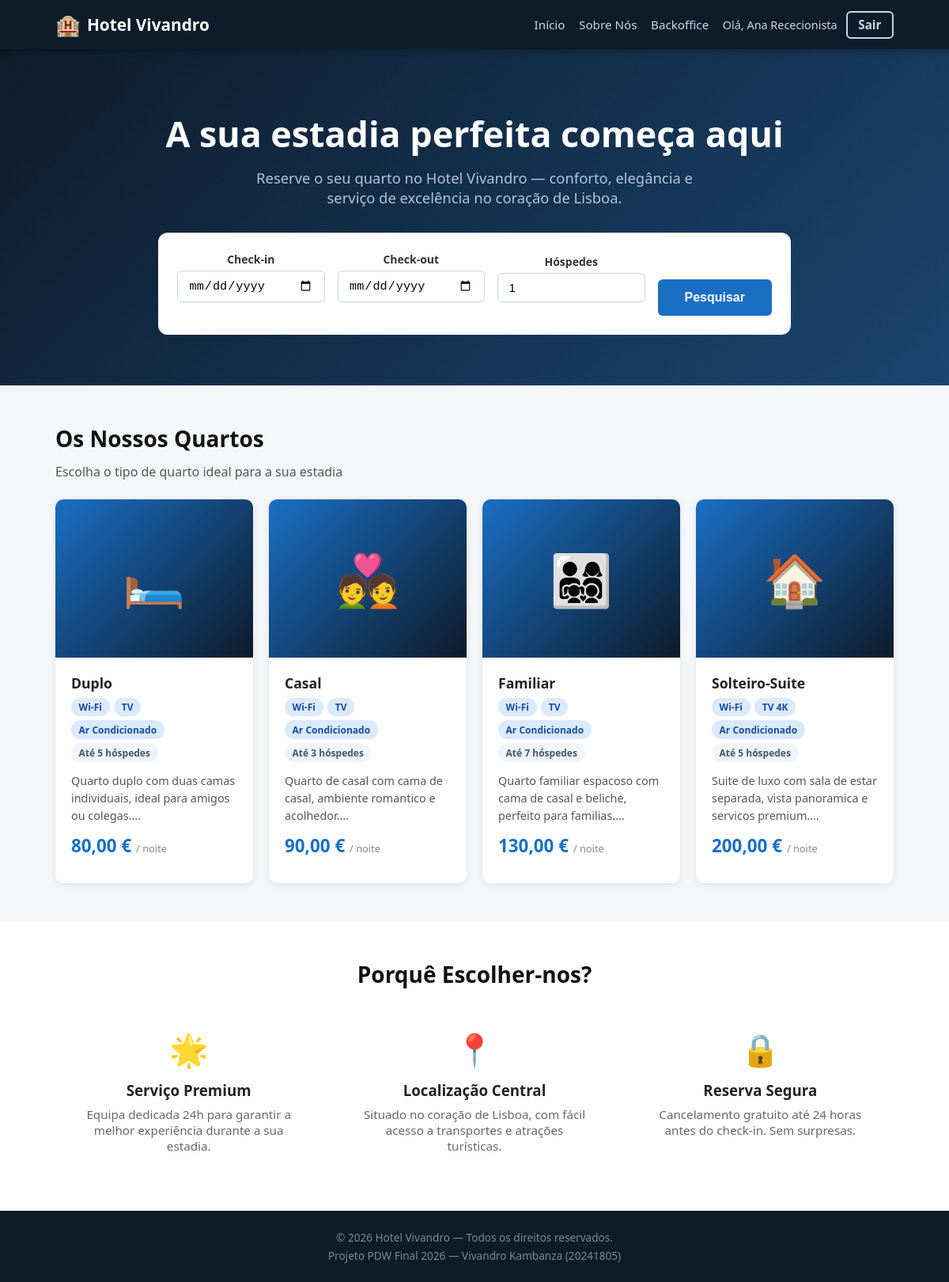
The app's page /backend/index.php (signed in) with its own data.
### tables this page shows
CREATE TABLE users (
    id          INT AUTO_INCREMENT PRIMARY KEY,
    name        VARCHAR(100)  NOT NULL,
    email       VARCHAR(150)  NOT NULL UNIQUE,
    password_hash VARCHAR(255) NOT NULL,
    role        ENUM('client','receptionist','manager') NOT NULL DEFAULT 'client',
    document_type ENUM('cc','passport','other') DEFAULT NULL,
    document_number VARCHAR(50) DEFAULT NULL,
    nif         VARCHAR(9)    DEFAULT NULL,
    phone       VARCHAR(20)   DEFAULT NULL,
    status      ENUM('active','inactive') NOT NULL DEFAULT 'active',
    created_at  DATETIME      NOT NULL DEFAULT CURRENT_TIMESTAMP
);

CREATE TABLE room_types (
    id                      INT AUTO_INCREMENT PRIMARY KEY,
    name                    VARCHAR(50)     NOT NULL,
    base_capacity           INT             NOT NULL,
    max_capacity            INT             NOT NULL,
    base_daily_rate         DECIMAL(10,2)   NOT NULL,
    breakfast_cost_per_guest DECIMAL(10,2)  NOT NULL DEFAULT 10.00,
    extra_guest_surcharge   DECIMAL(10,2)   NOT NULL DEFAULT 20.00,
    description             TEXT,
    amenities               VARCHAR(255)    DEFAULT NULL,
    status                  ENUM('active','inactive') NOT NULL DEFAULT 'active'
);

### backend/includes/auth.php (called while the page is built, shortened)
<?php
require_once __DIR__ . '/functions.php';
function isLoggedIn(): bool {
    return isset($_SESSION['user_id']);
}
function currentUser(): ?array {
    static $user = null;
    if ($user === null) {
        $pdo = getDB();
        $stmt = $pdo->prepare('SELECT * FROM users WHERE id = ? AND status = "active"');
        $stmt->execute([$_SESSION['user_id']]);
        $user = $stmt->fetch() ?: null;
    }
    return $user;
}

### backend/includes/functions.php (called while the page is built, shortened)
<?php
function e(mixed $val): string {
    return htmlspecialchars((string)$val, ENT_QUOTES, 'UTF-8');
}
function formatMoney(float $amount): string {
    return number_format($amount, 2, ',', '.') . ' €';
}
function get(string $key, mixed $default = ''): mixed {
    return $_GET[$key] ?? $default;
}

### backend/index.php (the view, shortened to what this page needs)
<?php
require_once __DIR__ . '/includes/functions.php';
require_once __DIR__ . '/includes/auth.php';
$pdo = getDB();
$checkIn  = get('check_in');
$checkOut = get('check_out');
$guests   = max(1, (int)get('guests', 1));
$sql = 'SELECT * FROM room_types WHERE status = "active" ORDER BY base_daily_rate ASC';
$roomTypes = $pdo->query($sql)->fetchAll();
$rtIcons = ['Duplo' => '🛏️', 'Casal' => '💑', 'Familiar' => '👨‍👩‍👧‍👦', 'Suite' => '👑'];
include __DIR__ . '/includes/header.php';
?>
<section class="hero">
    <div class="container">
        <h1>A sua estadia perfeita começa aqui</h1>
        <p>Reserve o seu quarto no Hotel Vivandro — conforto, elegância e serviço de excelência no coração de Lisboa.</p>
        <form method="get" action="index.php" class="hero-search">
            <div class="form-group">
                <label class="form-label">Check-in</label>
                <input type="date" name="check_in" class="form-control"
                    value="<?= e($checkIn) ?>"
                    min="<?= date('Y-m-d') ?>">
            </div>
            <div class="form-group">
                <label class="form-label">Check-out</label>
                <input type="date" name="check_out" class="form-control"
                    value="<?= e($checkOut) ?>"
                    min="<?= date('Y-m-d', strtotime('+1 day')) ?>">
            </div>
            <div class="form-group">
                <label class="form-label">Hóspedes</label>
                <input type="number" name="guests" class="form-control" value="<?= e($guests) ?>" min="1" max="7">
            </div>
            <div>
                <button type="submit" class="btn btn-primary btn-lg">Pesquisar</button>
            </div>
        </form>
    </div>
</section>
<section class="section">
    <div class="container">
        <?php if ($checkIn && $checkOut): ?>
            <h2 class="section-title">
                Resultados para <?= e(formatDate($checkIn)) ?> → <?= e(formatDate($checkOut)) ?> (<?= e($guests) ?> hóspede<?= $guests > 1 ? 's' : '' ?>)
            </h2>
            <?php if (empty($roomTypes)): ?>
                <div class="alert alert-warning">Não existem quartos disponíveis para os critérios escolhidos. Tente outras datas ou menos hóspedes.</div>
            <?php endif; ?>
        <?php else: ?>
            <h2 class="section-title">Os Nossos Quartos</h2>
            <p class="section-subtitle">Escolha o tipo de quarto ideal para a sua estadia</p>
        <?php endif; ?>
        <div class="grid-4">
        <?php foreach ($roomTypes as $rt): ?>
            <?php
            $icon   = $rtIcons[$rt['name']] ?? '🏠';
            $amenitiesList = explode(',', $rt['amenities'] ?? '');
            ?>
            <div class="card">
                <div class="card-img"><?= $icon ?></div>
                <div class="card-body">
                    <div class="card-title"><?= e($rt['name']) ?></div>
                    <div class="card-badges">
                        <?php foreach (array_slice($amenitiesList, 0, 3) as $am): ?>
                            <span class="badge badge-blue"><?= e(trim($am)) ?></span>
                        <?php endforeach; ?>
                        <span class="badge badge-gray">Até <?= e($rt['max_capacity']) ?> hóspedes</span>
                    </div>
                    <p class="card-text"><?= e(mb_substr($rt['description'], 0, 90)) ?>…</p>
                    <div class="card-price">
                        <?= formatMoney($rt['base_daily_rate']) ?> <small>/ noite</small>
                    </div>
                </div>
            </div>
        <?php endforeach; ?>
        </div>
    </div>
</section>
<section class="section" style="background:#fff; padding: 3rem 0;">
    <div class="container">
        <h2 class="section-title text-center">Porquê Escolher-nos?</h2>
        <div class="grid-3" style="margin-top:1.5rem">
            <div class="text-center" style="padding:1.5rem">
                <div style="font-size:2.5rem;margin-bottom:.75rem">🌟</div>
                <h3 style="margin-bottom:.5rem">Serviço Premium</h3>
                <p style="color:#666;font-size:.95rem">Equipa dedicada 24h para garantir a melhor experiência durante a sua estadia.</p>
            </div>
            <div class="text-center" style="padding:1.5rem">
                <div style="font-size:2.5rem;margin-bottom:.75rem">📍</div>
                <h3 style="margin-bottom:.5rem">Localização Central</h3>
                <p style="color:#666;font-size:.95rem">Situado no coração de Lisboa, com fácil acesso a transportes e atrações turísticas.</p>
            </div>
            <div class="text-center" style="padding:1.5rem">
                <div style="font-size:2.5rem;margin-bottom:.75rem">🔒</div>
                <h3 style="margin-bottom:.5rem">Reserva Segura</h3>
                <p style="color:#666;font-size:.95rem">Cancelamento gratuito até 24 horas antes do check-in. Sem surpresas.</p>
            </div>
        </div>
    </div>
</section>
<?php include __DIR__ . '/includes/footer.php'; ?>

### backend/includes/header.php (shortened to what this page needs)
<?php
require_once __DIR__ . '/functions.php';
require_once __DIR__ . '/auth.php';
$_currentUser = currentUser();
$_role = $_currentUser['role'] ?? null;
$_isAdmin = in_array($_role, ['manager', 'receptionist']);
?>
<!DOCTYPE html>
<html lang="pt">
<head>
    <link rel="stylesheet" href="<?= BASE_URL ?>/assets/css/style.css">
</head>
<body>
<header class="site-header">
    <div class="container header-inner">
        <a href="<?= BASE_URL ?>/index.php" class="logo">
            <span class="logo-icon">🏨</span>
            <span>Hotel Vivandro</span>
        </a>
        <nav class="main-nav">
            <a href="<?= BASE_URL ?>/index.php">Início</a>
            <a href="<?= BASE_URL ?>/about.php">Sobre Nós</a>
            <?php if ($_isAdmin): ?>
                <a href="<?= BASE_URL ?>/admin/index.php">Backoffice</a>
            <?php endif; ?>
            <?php if (isLoggedIn()): ?>
                <div class="nav-user">
                    <span>Olá, <?= e($_currentUser['name']) ?></span>
                    <a href="<?= BASE_URL ?>/logout.php" class="btn btn-sm btn-outline">Sair</a>
                </div>
            <?php else: ?>
                <a href="<?= BASE_URL ?>/login.php" class="btn btn-sm">Entrar</a>
                <a href="<?= BASE_URL ?>/register.php" class="btn btn-sm btn-outline">Registar</a>
            <?php endif; ?>
        </nav>
    </div>
</header>
<main>

### backend/assets/css/style.css (style rules this page uses)
*, *::before, *::after { box-sizing: border-box; margin: 0; padding: 0; }
html { font-size: 16px; scroll-behavior: smooth; }
body { font-family: 'Segoe UI', system-ui, sans-serif; background: #f4f6f9; color: #222; min-height: 100vh; display: flex; flex-direction: column; }
main { flex: 1; }
a { color: #1a6fc4; text-decoration: none; }
.container { max-width: 1100px; margin: 0 auto; padding: 0 1.25rem; }
.section { padding: 3rem 0; }
.section-title { font-size: 1.75rem; font-weight: 700; margin-bottom: 1.5rem; color: #111; }
.section-subtitle { color: #555; margin-top: -.75rem; margin-bottom: 1.5rem; }
.grid-3 { display: grid; grid-template-columns: repeat(3, 1fr); gap: 1.5rem; }
.grid-4 { display: grid; grid-template-columns: repeat(4, 1fr); gap: 1.25rem; }
.site-header { background: #0d1b2a; color: #fff; padding: .85rem 0; position: sticky; top: 0; z-index: 100; box-shadow: 0 2px 8px rgba(0,0,0,.35); }
.header-inner { display: flex; align-items: center; justify-content: space-between; gap: 1rem; }
.logo { display: flex; align-items: center; gap: .5rem; color: #fff; font-size: 1.3rem; font-weight: 700; }
.logo-icon { font-size: 1.6rem; }
.main-nav { display: flex; align-items: center; gap: 1.1rem; flex-wrap: wrap; }
.main-nav a { color: #cdd6e0; font-size: .95rem; transition: color .2s; }
.nav-user { display: flex; align-items: center; gap: .7rem; color: #cdd6e0; font-size: .9rem; }
.btn { display: inline-block; padding: .55rem 1.3rem; border-radius: 6px; font-size: .9rem; font-weight: 600; cursor: pointer; border: 2px solid transparent; transition: all .2s; text-align: center; }
.btn-primary { background: #1a6fc4; color: #fff; }
.btn-outline { background: transparent; border-color: #cdd6e0; color: #cdd6e0; }
.btn-sm { padding: .35rem .85rem; font-size: .82rem; }
.btn-lg { padding: .75rem 2rem; font-size: 1rem; }
.card { background: #fff; border-radius: 10px; box-shadow: 0 2px 10px rgba(0,0,0,.08); overflow: hidden; transition: transform .2s, box-shadow .2s; }
.card-img { width: 100%; height: 200px; object-fit: cover; background: linear-gradient(135deg, #1a6fc4, #0d1b2a); display: flex; align-items: center; justify-content: center; font-size: 4rem; }
.card-body { padding: 1.25rem; }
.card-title { font-size: 1.1rem; font-weight: 700; margin-bottom: .4rem; }
.card-text { color: #555; font-size: .9rem; margin-bottom: .75rem; line-height: 1.5; }
.card-price { font-size: 1.4rem; font-weight: 800; color: #1a6fc4; margin-bottom: .75rem; }
.card-price small { font-size: .8rem; font-weight: 400; color: #888; }
.card-badges { display: flex; flex-wrap: wrap; gap: .35rem; margin-bottom: .85rem; }
.badge { display: inline-block; padding: .2rem .6rem; border-radius: 20px; font-size: .75rem; font-weight: 600; }
.badge-blue { background: #dbeafe; color: #1a4d9e; }
.badge-gray { background: #f1f5f9; color: #475569; }
.form-group { margin-bottom: 1.1rem; }
.form-label { display: block; font-size: .875rem; font-weight: 600; margin-bottom: .3rem; color: #333; }
.form-control { width: 100%; padding: .55rem .85rem; border: 1px solid #ced4da; border-radius: 6px; font-size: .95rem; transition: border-color .2s, box-shadow .2s; background: #fff; }
.hero { background: linear-gradient(135deg, #0d1b2a 0%, #1a4570 100%); color: #fff; padding: 5rem 0 4rem; text-align: center; }
.hero h1 { font-size: 2.8rem; font-weight: 800; margin-bottom: 1rem; line-height: 1.2; }
.hero p { font-size: 1.15rem; color: #b0c4d8; max-width: 600px; margin: 0 auto 2rem; }
.hero-search { background: #fff; border-radius: 12px; padding: 1.5rem; max-width: 800px; margin: 0 auto; display: grid; grid-template-columns: 1fr 1fr 1fr auto; gap: 1rem; align-items: end; }
.hero-search .form-label { color: #333; }
.text-center { text-align: center; }

### records on screen
users: name "Ana Rececionista"
room_types: name "🛏️", name "Duplo", amenities "Wi-Fi", amenities "TV", amenities "Ar Condicionado", max_capacity "5", description "Quarto duplo com duas camas individuais, ideal para amigos ou colegas.", base_daily_rate "80,00 €"
room_types: name "💑", name "Casal", amenities "Wi-Fi", amenities "TV", amenities "Ar Condicionado", max_capacity "3", description "Quarto de casal com cama de casal, ambiente romantico e acolhedor.", base_daily_rate "90,00 €"
room_types: name "👨‍👩‍👧‍👦", name "Familiar", amenities "Wi-Fi", amenities "TV", amenities "Ar Condicionado", max_capacity "7", description "Quarto familiar espacoso com cama de casal e beliche, perfeito para familias.", base_daily_rate "130,00 €"
room_types: name "🏠", name "Solteiro-Suite", amenities "Wi-Fi", amenities "TV 4K", amenities "Ar Condicionado", max_capacity "5", description "Suite de luxo com sala de estar separada, vista panoramica e servicos premium.", base_daily_rate "200,00 €"
